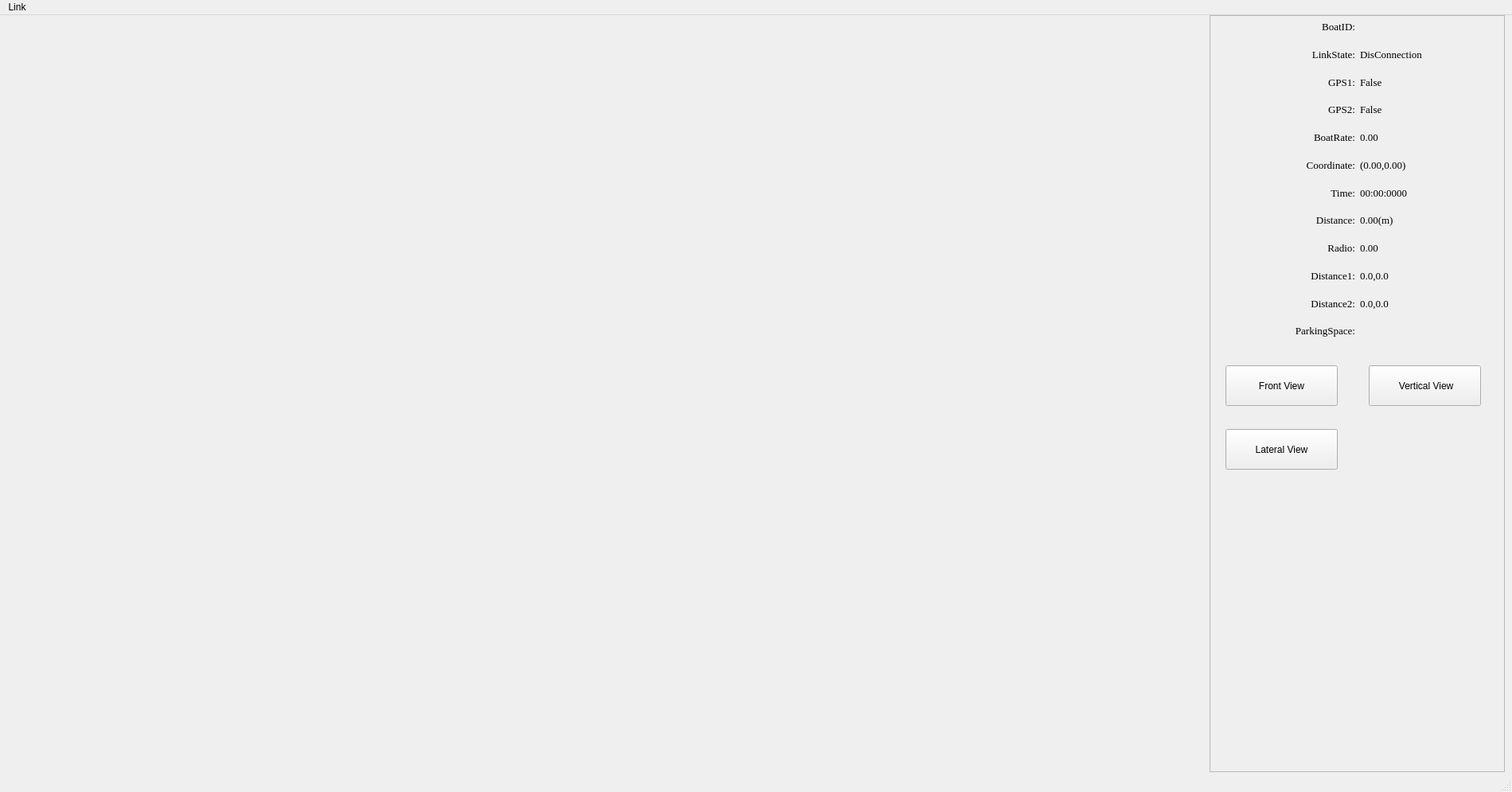
<?xml version="1.0" encoding="UTF-8"?>
<ui version="4.0">
 <class>OSGBoat</class>
 <widget class="QMainWindow" name="OSGBoat">
  <property name="geometry">
   <rect>
    <x>0</x>
    <y>0</y>
    <width>1900</width>
    <height>995</height>
   </rect>
  </property>
  <property name="windowTitle">
   <string>MainWindow</string>
  </property>
  <widget class="QWidget" name="centralwidget">
   <widget class="QWidget" name="gridLayoutWidget">
    <property name="geometry">
     <rect>
      <x>0</x>
      <y>0</y>
      <width>1511</width>
      <height>951</height>
     </rect>
    </property>
    <layout class="QGridLayout" name="boxlayout"/>
   </widget>
   <widget class="QFrame" name="frame">
    <property name="geometry">
     <rect>
      <x>1520</x>
      <y>0</y>
      <width>371</width>
      <height>951</height>
     </rect>
    </property>
    <property name="frameShape">
     <enum>QFrame::StyledPanel</enum>
    </property>
    <property name="frameShadow">
     <enum>QFrame::Raised</enum>
    </property>
    <widget class="QWidget" name="gridLayoutWidget_2">
     <property name="geometry">
      <rect>
       <x>0</x>
       <y>0</y>
       <width>371</width>
       <height>411</height>
      </rect>
     </property>
     <layout class="QGridLayout" name="gridLayout">
      <item row="2" column="1">
       <widget class="QLabel" name="label_GPS1">
        <property name="font">
         <font>
          <family>Times New Roman</family>
          <pointsize>10</pointsize>
         </font>
        </property>
        <property name="text">
         <string>False</string>
        </property>
       </widget>
      </item>
      <item row="3" column="1">
       <widget class="QLabel" name="label_GPS2">
        <property name="font">
         <font>
          <family>Times New Roman</family>
          <pointsize>10</pointsize>
         </font>
        </property>
        <property name="text">
         <string>False</string>
        </property>
       </widget>
      </item>
      <item row="6" column="0">
       <widget class="QLabel" name="label_TimeTitle">
        <property name="font">
         <font>
          <family>Times New Roman</family>
          <pointsize>10</pointsize>
         </font>
        </property>
        <property name="text">
         <string>Time:</string>
        </property>
        <property name="alignment">
         <set>Qt::AlignRight|Qt::AlignTrailing|Qt::AlignVCenter</set>
        </property>
       </widget>
      </item>
      <item row="11" column="0">
       <widget class="QLabel" name="label_accommodationTitle">
        <property name="font">
         <font>
          <family>Times New Roman</family>
          <pointsize>10</pointsize>
         </font>
        </property>
        <property name="text">
         <string>ParkingSpace:</string>
        </property>
        <property name="alignment">
         <set>Qt::AlignRight|Qt::AlignTrailing|Qt::AlignVCenter</set>
        </property>
       </widget>
      </item>
      <item row="1" column="0">
       <widget class="QLabel" name="label_LinkStateTitle">
        <property name="font">
         <font>
          <family>Times New Roman</family>
          <pointsize>10</pointsize>
         </font>
        </property>
        <property name="text">
         <string>LinkState:</string>
        </property>
        <property name="alignment">
         <set>Qt::AlignRight|Qt::AlignTrailing|Qt::AlignVCenter</set>
        </property>
       </widget>
      </item>
      <item row="2" column="0">
       <widget class="QLabel" name="label_GPS1title">
        <property name="font">
         <font>
          <family>Times New Roman</family>
          <pointsize>10</pointsize>
         </font>
        </property>
        <property name="text">
         <string>GPS1:</string>
        </property>
        <property name="alignment">
         <set>Qt::AlignRight|Qt::AlignTrailing|Qt::AlignVCenter</set>
        </property>
       </widget>
      </item>
      <item row="7" column="1">
       <widget class="QLabel" name="label_Distance">
        <property name="font">
         <font>
          <family>Times New Roman</family>
          <pointsize>10</pointsize>
         </font>
        </property>
        <property name="text">
         <string>0.00(m)</string>
        </property>
       </widget>
      </item>
      <item row="9" column="0">
       <widget class="QLabel" name="label_Distance1title">
        <property name="font">
         <font>
          <family>Times New Roman</family>
          <pointsize>10</pointsize>
         </font>
        </property>
        <property name="text">
         <string>Distance1:</string>
        </property>
        <property name="alignment">
         <set>Qt::AlignRight|Qt::AlignTrailing|Qt::AlignVCenter</set>
        </property>
       </widget>
      </item>
      <item row="0" column="1">
       <widget class="QLabel" name="label_ID">
        <property name="font">
         <font>
          <family>Times New Roman</family>
          <pointsize>10</pointsize>
         </font>
        </property>
        <property name="text">
         <string/>
        </property>
        <property name="alignment">
         <set>Qt::AlignLeading|Qt::AlignLeft|Qt::AlignVCenter</set>
        </property>
       </widget>
      </item>
      <item row="8" column="1">
       <widget class="QLabel" name="label_Radio">
        <property name="font">
         <font>
          <family>Times New Roman</family>
          <pointsize>10</pointsize>
         </font>
        </property>
        <property name="text">
         <string>0.00</string>
        </property>
       </widget>
      </item>
      <item row="5" column="0">
       <widget class="QLabel" name="label_CoordinateTitle">
        <property name="font">
         <font>
          <family>Times New Roman</family>
          <pointsize>10</pointsize>
         </font>
        </property>
        <property name="text">
         <string>Coordinate:</string>
        </property>
        <property name="alignment">
         <set>Qt::AlignRight|Qt::AlignTrailing|Qt::AlignVCenter</set>
        </property>
       </widget>
      </item>
      <item row="10" column="0">
       <widget class="QLabel" name="label_Distance2title">
        <property name="font">
         <font>
          <family>Times New Roman</family>
          <pointsize>10</pointsize>
         </font>
        </property>
        <property name="text">
         <string>Distance2:</string>
        </property>
        <property name="alignment">
         <set>Qt::AlignRight|Qt::AlignTrailing|Qt::AlignVCenter</set>
        </property>
       </widget>
      </item>
      <item row="4" column="1">
       <widget class="QLabel" name="label_Rate">
        <property name="font">
         <font>
          <family>Times New Roman</family>
          <pointsize>10</pointsize>
         </font>
        </property>
        <property name="text">
         <string>0.00</string>
        </property>
        <property name="alignment">
         <set>Qt::AlignLeading|Qt::AlignLeft|Qt::AlignVCenter</set>
        </property>
       </widget>
      </item>
      <item row="11" column="1">
       <widget class="QLabel" name="label_Accommodation">
        <property name="font">
         <font>
          <family>Times New Roman</family>
          <pointsize>10</pointsize>
         </font>
        </property>
        <property name="text">
         <string/>
        </property>
       </widget>
      </item>
      <item row="10" column="1">
       <widget class="QLabel" name="label_Distance2">
        <property name="font">
         <font>
          <family>Times New Roman</family>
          <pointsize>10</pointsize>
         </font>
        </property>
        <property name="text">
         <string>0.0,0.0</string>
        </property>
       </widget>
      </item>
      <item row="8" column="0">
       <widget class="QLabel" name="label_RadioTitle">
        <property name="font">
         <font>
          <family>Times New Roman</family>
          <pointsize>10</pointsize>
         </font>
        </property>
        <property name="text">
         <string>Radio:</string>
        </property>
        <property name="alignment">
         <set>Qt::AlignRight|Qt::AlignTrailing|Qt::AlignVCenter</set>
        </property>
       </widget>
      </item>
      <item row="1" column="1">
       <widget class="QLabel" name="label_LinkState">
        <property name="font">
         <font>
          <family>Times New Roman</family>
          <pointsize>10</pointsize>
         </font>
        </property>
        <property name="text">
         <string>DisConnection</string>
        </property>
       </widget>
      </item>
      <item row="5" column="1">
       <widget class="QLabel" name="label_Coordinate">
        <property name="font">
         <font>
          <family>Times New Roman</family>
          <pointsize>10</pointsize>
         </font>
        </property>
        <property name="text">
         <string>(0.00,0.00)</string>
        </property>
        <property name="alignment">
         <set>Qt::AlignLeading|Qt::AlignLeft|Qt::AlignVCenter</set>
        </property>
       </widget>
      </item>
      <item row="3" column="0">
       <widget class="QLabel" name="label_GPS2title">
        <property name="font">
         <font>
          <family>Times New Roman</family>
          <pointsize>10</pointsize>
         </font>
        </property>
        <property name="text">
         <string>GPS2:</string>
        </property>
        <property name="alignment">
         <set>Qt::AlignRight|Qt::AlignTrailing|Qt::AlignVCenter</set>
        </property>
       </widget>
      </item>
      <item row="4" column="0">
       <widget class="QLabel" name="label_Coor">
        <property name="font">
         <font>
          <family>Times New Roman</family>
          <pointsize>10</pointsize>
         </font>
        </property>
        <property name="text">
         <string>BoatRate:</string>
        </property>
        <property name="alignment">
         <set>Qt::AlignRight|Qt::AlignTrailing|Qt::AlignVCenter</set>
        </property>
       </widget>
      </item>
      <item row="9" column="1">
       <widget class="QLabel" name="label_Distance1">
        <property name="font">
         <font>
          <family>Times New Roman</family>
          <pointsize>10</pointsize>
         </font>
        </property>
        <property name="text">
         <string>0.0,0.0</string>
        </property>
       </widget>
      </item>
      <item row="0" column="0">
       <widget class="QLabel" name="label_NumTitle">
        <property name="font">
         <font>
          <family>Times New Roman</family>
          <pointsize>10</pointsize>
         </font>
        </property>
        <property name="text">
         <string>BoatID:</string>
        </property>
        <property name="alignment">
         <set>Qt::AlignRight|Qt::AlignTrailing|Qt::AlignVCenter</set>
        </property>
       </widget>
      </item>
      <item row="6" column="1">
       <widget class="QLabel" name="label_Time">
        <property name="font">
         <font>
          <family>Times New Roman</family>
          <pointsize>10</pointsize>
         </font>
        </property>
        <property name="text">
         <string>00:00:0000</string>
        </property>
        <property name="alignment">
         <set>Qt::AlignLeading|Qt::AlignLeft|Qt::AlignVCenter</set>
        </property>
       </widget>
      </item>
      <item row="7" column="0">
       <widget class="QLabel" name="label_DistanceTitle">
        <property name="font">
         <font>
          <family>Times New Roman</family>
          <pointsize>10</pointsize>
         </font>
        </property>
        <property name="text">
         <string>Distance:</string>
        </property>
        <property name="alignment">
         <set>Qt::AlignRight|Qt::AlignTrailing|Qt::AlignVCenter</set>
        </property>
       </widget>
      </item>
     </layout>
    </widget>
    <widget class="QPushButton" name="pushButton_front">
     <property name="geometry">
      <rect>
       <x>20</x>
       <y>440</y>
       <width>141</width>
       <height>51</height>
      </rect>
     </property>
     <property name="text">
      <string>Front View</string>
     </property>
    </widget>
    <widget class="QPushButton" name="pushButton_vertical">
     <property name="geometry">
      <rect>
       <x>200</x>
       <y>440</y>
       <width>141</width>
       <height>51</height>
      </rect>
     </property>
     <property name="text">
      <string> Vertical View</string>
     </property>
    </widget>
    <widget class="QPushButton" name="pushButton_lateral">
     <property name="geometry">
      <rect>
       <x>20</x>
       <y>520</y>
       <width>141</width>
       <height>51</height>
      </rect>
     </property>
     <property name="text">
      <string>Lateral View</string>
     </property>
    </widget>
   </widget>
  </widget>
  <widget class="QMenuBar" name="menubar">
   <property name="geometry">
    <rect>
     <x>0</x>
     <y>0</y>
     <width>1900</width>
     <height>18</height>
    </rect>
   </property>
   <widget class="QMenu" name="menuChange">
    <property name="title">
     <string>Link</string>
    </property>
    <addaction name="actionChangeView_LinkBoat"/>
   </widget>
   <addaction name="menuChange"/>
  </widget>
  <widget class="QStatusBar" name="statusbar"/>
  <action name="actionChangeView_LinkBoat">
   <property name="text">
    <string>LinkBoat</string>
   </property>
  </action>
 </widget>
 <resources/>
 <connections/>
</ui>
